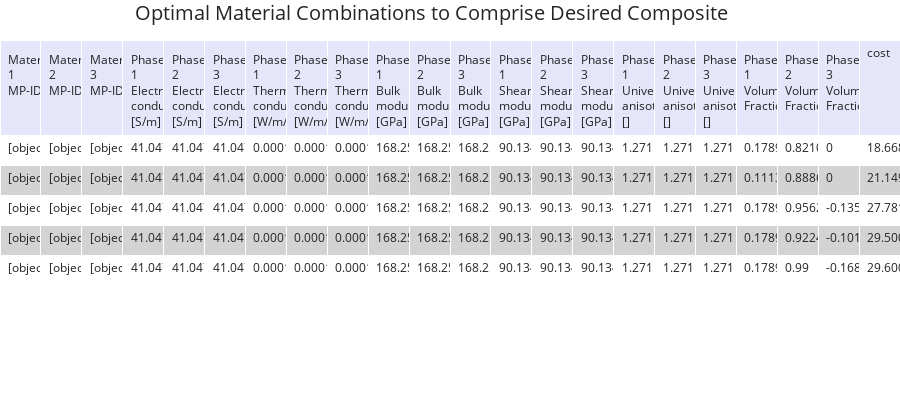
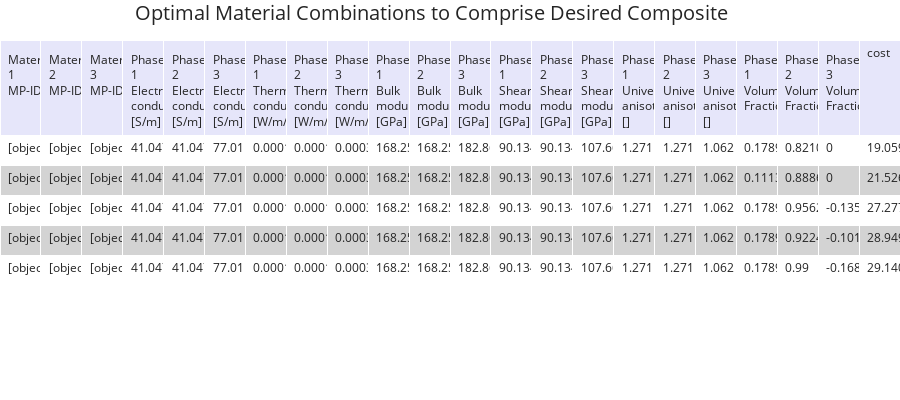
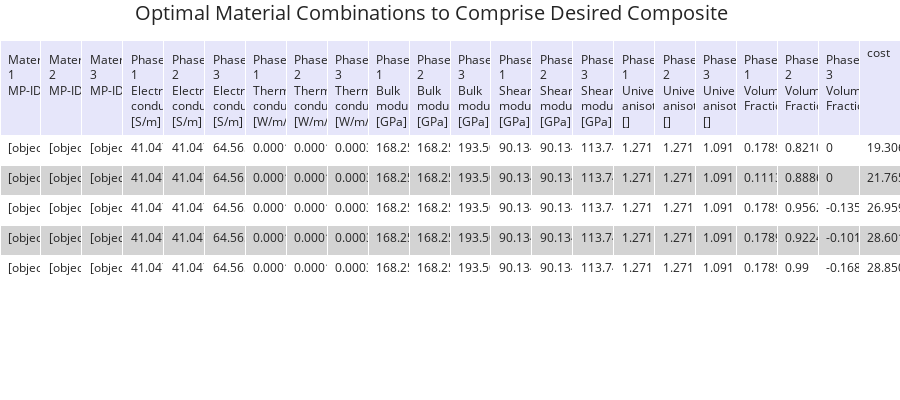
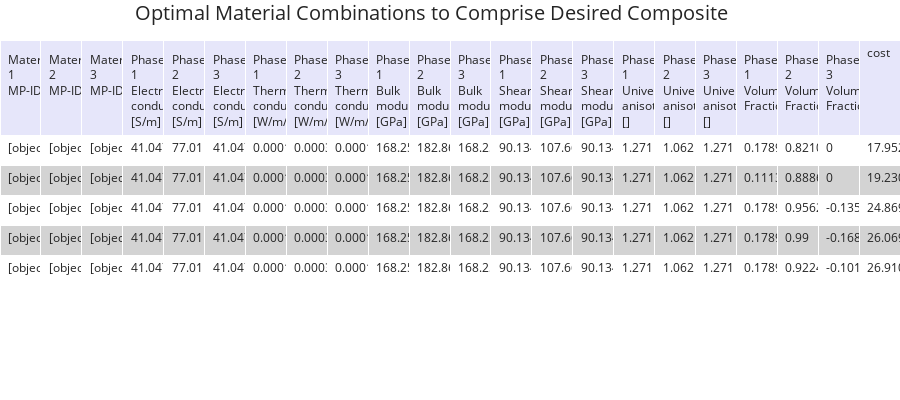

Write notebook code for charts like these, in order.
### Code cell
import os
import json
from datetime import datetime

# Directory where the files are located
directory = './'

# Function to get the latest consolidated dict file
def get_latest_consolidated_dict_file(directory):
    # List all files in the directory
    files = os.listdir(directory)
    
    # Filter out only the consolidated_dict files
    consolidated_files = [f for f in files if f.startswith('consolidated_dict_')]
    
    # Sort the files by date and time in the filename
    consolidated_files.sort(key=lambda x: datetime.strptime(x, 'consolidated_dict_%m_%d_%Y_%H_%M_%S'))
    
    # Return the latest file
    latest_file = consolidated_files[-1] if consolidated_files else None
    return latest_file

# Get the latest consolidated dict file
latest_file = get_latest_consolidated_dict_file(directory)

if latest_file:
    # Open the latest consolidated dict file
    with open(os.path.join(directory, latest_file), 'r') as f:
        consolidated_dict = json.load(f)
        print(f"Loaded consolidated_dict from {latest_file}")
else:
    print("No consolidated dict file found.")


HS.get_material_match_costs(matches_dict=matches_dict, consolidated_dict=consolidated_dict)

### Figure 1 — Plotly figure (JSON) as saved in the notebook; plotly's stock layout.template omitted (floating-point values rounded to 4 significant figures)
{"data": [{"cells": {"align": "left", "fill": {"color": [["white", "lightgrey", "white", "lightgrey", "white"]]}, "font": {"size": 12}, "height": 30, "values": [[{"mp-752826": {"bulk_modulus": 168.3, "elec_cond": 41.05, "shear_modulus": 90.13, "therm_cond": 0.000112, "universal_anisotropy": 1.271}}, {"mp-752826": {"bulk_modulus": 168.3, "elec_cond": 41.05, "shear_modulus": 90.13, "therm_cond": 0.000112, "universal_anisotropy": 1.271}}, {"mp-752826": {"bulk_modulus": 168.3, "elec_cond": 41.05, "shear_modulus": 90.13, "therm_cond": 0.000112, "universal_anisotropy": 1.271}}, {"mp-752826": {"bulk_modulus": 168.3, "elec_cond": 41.05, "shear_modulus": 90.13, "therm_cond": 0.000112, "universal_anisotropy": 1.271}}, {"mp-752826": {"bulk_modulus": 168.3, "elec_cond": 41.05, "shear_modulus": 90.13, "therm_cond": 0.000112, "universal_anisotropy": 1.271}}], [{"mp-752826": {"bulk_modulus": 168.3, "elec_cond": 41.05, "shear_modulus": 90.13, "therm_cond": 0.000112, "universal_anisotropy": 1.271}}, {"mp-752826": {"bulk_modulus": 168.3, "elec_cond": 41.05, "shear_modulus": 90.13, "therm_cond": 0.000112, "universal_anisotropy": 1.271}}, {"mp-752826": {"bulk_modulus": 168.3, "elec_cond": 41.05, "shear_modulus": 90.13, "therm_cond": 0.000112, "universal_anisotropy": 1.271}}, {"mp-752826": {"bulk_modulus": 168.3, "elec_cond": 41.05, "shear_modulus": 90.13, "therm_cond": 0.000112, "universal_anisotropy": 1.271}}, {"mp-752826": {"bulk_modulus": 168.3, "elec_cond": 41.05, "shear_modulus": 90.13, "therm_cond": 0.000112, "universal_anisotropy": 1.271}}], [{"mp-752826": {"bulk_modulus": 168.3, "elec_cond": 41.05, "shear_modulus": 90.13, "therm_cond": 0.000112, "universal_anisotropy": 1.271}}, {"mp-752826": {"bulk_modulus": 168.3, "elec_cond": 41.05, "shear_modulus": 90.13, "therm_cond": 0.000112, "universal_anisotropy": 1.271}}, {"mp-752826": {"bulk_modulus": 168.3, "elec_cond": 41.05, "shear_modulus": 90.13, "therm_cond": 0.000112, "universal_anisotropy": 1.271}}, {"mp-752826": {"bulk_modulus": 168.3, "elec_cond": 41.05, "shear_modulus": 90.13, "therm_cond": 0.000112, "universal_anisotropy": 1.271}}, {"mp-752826": {"bulk_modulus": 168.3, "elec_cond": 41.05, "shear_modulus": 90.13, "therm_cond": 0.000112, "universal_anisotropy": 1.271}}], [41.05, 41.05, 41.05, 41.05, 41.05], [41.05, 41.05, 41.05, 41.05, 41.05], [41.05, 41.05, 41.05, 41.05, 41.05], [0.000112, 0.000112, 0.000112, 0.000112, 0.000112], [0.000112, 0.000112, 0.000112, 0.000112, 0.000112], [0.000112, 0.000112, 0.000112, 0.000112, 0.000112], [168.3, 168.3, 168.3, 168.3, 168.3], [168.3, 168.3, 168.3, 168.3, 168.3], [168.3, 168.3, 168.3, 168.3, 168.3], [90.13, 90.13, 90.13, 90.13, 90.13], [90.13, 90.13, 90.13, 90.13, 90.13], [90.13, 90.13, 90.13, 90.13, 90.13], [1.271, 1.271, 1.271, 1.271, 1.271], [1.271, 1.271, 1.271, 1.271, 1.271], [1.271, 1.271, 1.271, 1.271, 1.271], [0.179, 0.1114, 0.179, 0.179, 0.179], [0.821, 0.8886, 0.9562, 0.9224, 0.99], [0, 0, -0.1352, -0.1014, -0.169], [18.67, 21.15, 27.78, 29.5, 29.6]]}, "columnwidth": 1000, "header": {"align": "left", "fill": {"color": "lavender"}, "font": {"size": 12}, "height": 30, "values": ["Material 1 MP-ID", "Material 2 MP-ID", "Material 3 MP-ID", "Phase 1 Electrical conductivity, [S/m]", "Phase 2 Electrical conductivity, [S/m]", "Phase 3 Electrical conductivity, [S/m]", "Phase 1 Thermal conductivity, [W/m/K]", "Phase 2 Thermal conductivity, [W/m/K]", "Phase 3 Thermal conductivity, [W/m/K]", "Phase 1 Bulk modulus, [GPa]", "Phase 2 Bulk modulus, [GPa]", "Phase 3 Bulk modulus, [GPa]", "Phase 1 Shear modulus, [GPa]", "Phase 2 Shear modulus, [GPa]", "Phase 3 Shear modulus, [GPa]", "Phase 1 Universal anisotropy, []", "Phase 2 Universal anisotropy, []", "Phase 3 Universal anisotropy, []", "Phase 1 Volume Fraction", "Phase 2 Volume Fraction", "Phase 3 Volume Fraction", "cost"]}, "type": "table"}], "layout": {"autosize": true, "height": 400, "margin": {"b": 0, "l": 0, "r": 0, "t": 40}, "title": {"font": {"size": 20}, "text": "Optimal Material Combinations to Comprise Desired Composite", "x": 0.15}}}

### Figure 2 — Plotly figure (JSON) as saved in the notebook; plotly's stock layout.template omitted (floating-point values rounded to 4 significant figures)
{"data": [{"cells": {"align": "left", "fill": {"color": [["white", "lightgrey", "white", "lightgrey", "white"]]}, "font": {"size": 12}, "height": 30, "values": [[{"mp-752826": {"bulk_modulus": 168.3, "elec_cond": 41.05, "shear_modulus": 90.13, "therm_cond": 0.000112, "universal_anisotropy": 1.271}}, {"mp-752826": {"bulk_modulus": 168.3, "elec_cond": 41.05, "shear_modulus": 90.13, "therm_cond": 0.000112, "universal_anisotropy": 1.271}}, {"mp-752826": {"bulk_modulus": 168.3, "elec_cond": 41.05, "shear_modulus": 90.13, "therm_cond": 0.000112, "universal_anisotropy": 1.271}}, {"mp-752826": {"bulk_modulus": 168.3, "elec_cond": 41.05, "shear_modulus": 90.13, "therm_cond": 0.000112, "universal_anisotropy": 1.271}}, {"mp-752826": {"bulk_modulus": 168.3, "elec_cond": 41.05, "shear_modulus": 90.13, "therm_cond": 0.000112, "universal_anisotropy": 1.271}}], [{"mp-752826": {"bulk_modulus": 168.3, "elec_cond": 41.05, "shear_modulus": 90.13, "therm_cond": 0.000112, "universal_anisotropy": 1.271}}, {"mp-752826": {"bulk_modulus": 168.3, "elec_cond": 41.05, "shear_modulus": 90.13, "therm_cond": 0.000112, "universal_anisotropy": 1.271}}, {"mp-752826": {"bulk_modulus": 168.3, "elec_cond": 41.05, "shear_modulus": 90.13, "therm_cond": 0.000112, "universal_anisotropy": 1.271}}, {"mp-752826": {"bulk_modulus": 168.3, "elec_cond": 41.05, "shear_modulus": 90.13, "therm_cond": 0.000112, "universal_anisotropy": 1.271}}, {"mp-752826": {"bulk_modulus": 168.3, "elec_cond": 41.05, "shear_modulus": 90.13, "therm_cond": 0.000112, "universal_anisotropy": 1.271}}], [{"mp-3536": {"bulk_modulus": 182.9, "elec_cond": 77.01, "shear_modulus": 107.7, "therm_cond": 0.0003169, "universal_anisotropy": 1.062}}, {"mp-3536": {"bulk_modulus": 182.9, "elec_cond": 77.01, "shear_modulus": 107.7, "therm_cond": 0.0003169, "universal_anisotropy": 1.062}}, {"mp-3536": {"bulk_modulus": 182.9, "elec_cond": 77.01, "shear_modulus": 107.7, "therm_cond": 0.0003169, "universal_anisotropy": 1.062}}, {"mp-3536": {"bulk_modulus": 182.9, "elec_cond": 77.01, "shear_modulus": 107.7, "therm_cond": 0.0003169, "universal_anisotropy": 1.062}}, {"mp-3536": {"bulk_modulus": 182.9, "elec_cond": 77.01, "shear_modulus": 107.7, "therm_cond": 0.0003169, "universal_anisotropy": 1.062}}], [41.05, 41.05, 41.05, 41.05, 41.05], [41.05, 41.05, 41.05, 41.05, 41.05], [77.01, 77.01, 77.01, 77.01, 77.01], [0.000112, 0.000112, 0.000112, 0.000112, 0.000112], [0.000112, 0.000112, 0.000112, 0.000112, 0.000112], [0.0003169, 0.0003169, 0.0003169, 0.0003169, 0.0003169], [168.3, 168.3, 168.3, 168.3, 168.3], [168.3, 168.3, 168.3, 168.3, 168.3], [182.9, 182.9, 182.9, 182.9, 182.9], [90.13, 90.13, 90.13, 90.13, 90.13], [90.13, 90.13, 90.13, 90.13, 90.13], [107.7, 107.7, 107.7, 107.7, 107.7], [1.271, 1.271, 1.271, 1.271, 1.271], [1.271, 1.271, 1.271, 1.271, 1.271], [1.062, 1.062, 1.062, 1.062, 1.062], [0.179, 0.1114, 0.179, 0.179, 0.179], [0.821, 0.8886, 0.9562, 0.9224, 0.99], [0, 0, -0.1352, -0.1014, -0.169], [19.06, 21.53, 27.28, 28.95, 29.14]]}, "columnwidth": 1000, "header": {"align": "left", "fill": {"color": "lavender"}, "font": {"size": 12}, "height": 30, "values": ["Material 1 MP-ID", "Material 2 MP-ID", "Material 3 MP-ID", "Phase 1 Electrical conductivity, [S/m]", "Phase 2 Electrical conductivity, [S/m]", "Phase 3 Electrical conductivity, [S/m]", "Phase 1 Thermal conductivity, [W/m/K]", "Phase 2 Thermal conductivity, [W/m/K]", "Phase 3 Thermal conductivity, [W/m/K]", "Phase 1 Bulk modulus, [GPa]", "Phase 2 Bulk modulus, [GPa]", "Phase 3 Bulk modulus, [GPa]", "Phase 1 Shear modulus, [GPa]", "Phase 2 Shear modulus, [GPa]", "Phase 3 Shear modulus, [GPa]", "Phase 1 Universal anisotropy, []", "Phase 2 Universal anisotropy, []", "Phase 3 Universal anisotropy, []", "Phase 1 Volume Fraction", "Phase 2 Volume Fraction", "Phase 3 Volume Fraction", "cost"]}, "type": "table"}], "layout": {"autosize": true, "height": 400, "margin": {"b": 0, "l": 0, "r": 0, "t": 40}, "title": {"font": {"size": 20}, "text": "Optimal Material Combinations to Comprise Desired Composite", "x": 0.15}}}

### Figure 3 — Plotly figure (JSON) as saved in the notebook; plotly's stock layout.template omitted (floating-point values rounded to 4 significant figures)
{"data": [{"cells": {"align": "left", "fill": {"color": [["white", "lightgrey", "white", "lightgrey", "white"]]}, "font": {"size": 12}, "height": 30, "values": [[{"mp-752826": {"bulk_modulus": 168.3, "elec_cond": 41.05, "shear_modulus": 90.13, "therm_cond": 0.000112, "universal_anisotropy": 1.271}}, {"mp-752826": {"bulk_modulus": 168.3, "elec_cond": 41.05, "shear_modulus": 90.13, "therm_cond": 0.000112, "universal_anisotropy": 1.271}}, {"mp-752826": {"bulk_modulus": 168.3, "elec_cond": 41.05, "shear_modulus": 90.13, "therm_cond": 0.000112, "universal_anisotropy": 1.271}}, {"mp-752826": {"bulk_modulus": 168.3, "elec_cond": 41.05, "shear_modulus": 90.13, "therm_cond": 0.000112, "universal_anisotropy": 1.271}}, {"mp-752826": {"bulk_modulus": 168.3, "elec_cond": 41.05, "shear_modulus": 90.13, "therm_cond": 0.000112, "universal_anisotropy": 1.271}}], [{"mp-752826": {"bulk_modulus": 168.3, "elec_cond": 41.05, "shear_modulus": 90.13, "therm_cond": 0.000112, "universal_anisotropy": 1.271}}, {"mp-752826": {"bulk_modulus": 168.3, "elec_cond": 41.05, "shear_modulus": 90.13, "therm_cond": 0.000112, "universal_anisotropy": 1.271}}, {"mp-752826": {"bulk_modulus": 168.3, "elec_cond": 41.05, "shear_modulus": 90.13, "therm_cond": 0.000112, "universal_anisotropy": 1.271}}, {"mp-752826": {"bulk_modulus": 168.3, "elec_cond": 41.05, "shear_modulus": 90.13, "therm_cond": 0.000112, "universal_anisotropy": 1.271}}, {"mp-752826": {"bulk_modulus": 168.3, "elec_cond": 41.05, "shear_modulus": 90.13, "therm_cond": 0.000112, "universal_anisotropy": 1.271}}], [{"mp-5924": {"bulk_modulus": 193.5, "elec_cond": 64.57, "shear_modulus": 113.7, "therm_cond": 0.0003002, "universal_anisotropy": 1.091}}, {"mp-5924": {"bulk_modulus": 193.5, "elec_cond": 64.57, "shear_modulus": 113.7, "therm_cond": 0.0003002, "universal_anisotropy": 1.091}}, {"mp-5924": {"bulk_modulus": 193.5, "elec_cond": 64.57, "shear_modulus": 113.7, "therm_cond": 0.0003002, "universal_anisotropy": 1.091}}, {"mp-5924": {"bulk_modulus": 193.5, "elec_cond": 64.57, "shear_modulus": 113.7, "therm_cond": 0.0003002, "universal_anisotropy": 1.091}}, {"mp-5924": {"bulk_modulus": 193.5, "elec_cond": 64.57, "shear_modulus": 113.7, "therm_cond": 0.0003002, "universal_anisotropy": 1.091}}], [41.05, 41.05, 41.05, 41.05, 41.05], [41.05, 41.05, 41.05, 41.05, 41.05], [64.57, 64.57, 64.57, 64.57, 64.57], [0.000112, 0.000112, 0.000112, 0.000112, 0.000112], [0.000112, 0.000112, 0.000112, 0.000112, 0.000112], [0.0003002, 0.0003002, 0.0003002, 0.0003002, 0.0003002], [168.3, 168.3, 168.3, 168.3, 168.3], [168.3, 168.3, 168.3, 168.3, 168.3], [193.5, 193.5, 193.5, 193.5, 193.5], [90.13, 90.13, 90.13, 90.13, 90.13], [90.13, 90.13, 90.13, 90.13, 90.13], [113.7, 113.7, 113.7, 113.7, 113.7], [1.271, 1.271, 1.271, 1.271, 1.271], [1.271, 1.271, 1.271, 1.271, 1.271], [1.091, 1.091, 1.091, 1.091, 1.091], [0.179, 0.1114, 0.179, 0.179, 0.179], [0.821, 0.8886, 0.9562, 0.9224, 0.99], [0, 0, -0.1352, -0.1014, -0.169], [19.31, 21.77, 26.96, 28.6, 28.85]]}, "columnwidth": 1000, "header": {"align": "left", "fill": {"color": "lavender"}, "font": {"size": 12}, "height": 30, "values": ["Material 1 MP-ID", "Material 2 MP-ID", "Material 3 MP-ID", "Phase 1 Electrical conductivity, [S/m]", "Phase 2 Electrical conductivity, [S/m]", "Phase 3 Electrical conductivity, [S/m]", "Phase 1 Thermal conductivity, [W/m/K]", "Phase 2 Thermal conductivity, [W/m/K]", "Phase 3 Thermal conductivity, [W/m/K]", "Phase 1 Bulk modulus, [GPa]", "Phase 2 Bulk modulus, [GPa]", "Phase 3 Bulk modulus, [GPa]", "Phase 1 Shear modulus, [GPa]", "Phase 2 Shear modulus, [GPa]", "Phase 3 Shear modulus, [GPa]", "Phase 1 Universal anisotropy, []", "Phase 2 Universal anisotropy, []", "Phase 3 Universal anisotropy, []", "Phase 1 Volume Fraction", "Phase 2 Volume Fraction", "Phase 3 Volume Fraction", "cost"]}, "type": "table"}], "layout": {"autosize": true, "height": 400, "margin": {"b": 0, "l": 0, "r": 0, "t": 40}, "title": {"font": {"size": 20}, "text": "Optimal Material Combinations to Comprise Desired Composite", "x": 0.15}}}

### Figure 4 — Plotly figure (JSON) as saved in the notebook; plotly's stock layout.template omitted (floating-point values rounded to 4 significant figures)
{"data": [{"cells": {"align": "left", "fill": {"color": [["white", "lightgrey", "white", "lightgrey", "white"]]}, "font": {"size": 12}, "height": 30, "values": [[{"mp-752826": {"bulk_modulus": 168.3, "elec_cond": 41.05, "shear_modulus": 90.13, "therm_cond": 0.000112, "universal_anisotropy": 1.271}}, {"mp-752826": {"bulk_modulus": 168.3, "elec_cond": 41.05, "shear_modulus": 90.13, "therm_cond": 0.000112, "universal_anisotropy": 1.271}}, {"mp-752826": {"bulk_modulus": 168.3, "elec_cond": 41.05, "shear_modulus": 90.13, "therm_cond": 0.000112, "universal_anisotropy": 1.271}}, {"mp-752826": {"bulk_modulus": 168.3, "elec_cond": 41.05, "shear_modulus": 90.13, "therm_cond": 0.000112, "universal_anisotropy": 1.271}}, {"mp-752826": {"bulk_modulus": 168.3, "elec_cond": 41.05, "shear_modulus": 90.13, "therm_cond": 0.000112, "universal_anisotropy": 1.271}}], [{"mp-3536": {"bulk_modulus": 182.9, "elec_cond": 77.01, "shear_modulus": 107.7, "therm_cond": 0.0003169, "universal_anisotropy": 1.062}}, {"mp-3536": {"bulk_modulus": 182.9, "elec_cond": 77.01, "shear_modulus": 107.7, "therm_cond": 0.0003169, "universal_anisotropy": 1.062}}, {"mp-3536": {"bulk_modulus": 182.9, "elec_cond": 77.01, "shear_modulus": 107.7, "therm_cond": 0.0003169, "universal_anisotropy": 1.062}}, {"mp-3536": {"bulk_modulus": 182.9, "elec_cond": 77.01, "shear_modulus": 107.7, "therm_cond": 0.0003169, "universal_anisotropy": 1.062}}, {"mp-3536": {"bulk_modulus": 182.9, "elec_cond": 77.01, "shear_modulus": 107.7, "therm_cond": 0.0003169, "universal_anisotropy": 1.062}}], [{"mp-752826": {"bulk_modulus": 168.3, "elec_cond": 41.05, "shear_modulus": 90.13, "therm_cond": 0.000112, "universal_anisotropy": 1.271}}, {"mp-752826": {"bulk_modulus": 168.3, "elec_cond": 41.05, "shear_modulus": 90.13, "therm_cond": 0.000112, "universal_anisotropy": 1.271}}, {"mp-752826": {"bulk_modulus": 168.3, "elec_cond": 41.05, "shear_modulus": 90.13, "therm_cond": 0.000112, "universal_anisotropy": 1.271}}, {"mp-752826": {"bulk_modulus": 168.3, "elec_cond": 41.05, "shear_modulus": 90.13, "therm_cond": 0.000112, "universal_anisotropy": 1.271}}, {"mp-752826": {"bulk_modulus": 168.3, "elec_cond": 41.05, "shear_modulus": 90.13, "therm_cond": 0.000112, "universal_anisotropy": 1.271}}], [41.05, 41.05, 41.05, 41.05, 41.05], [77.01, 77.01, 77.01, 77.01, 77.01], [41.05, 41.05, 41.05, 41.05, 41.05], [0.000112, 0.000112, 0.000112, 0.000112, 0.000112], [0.0003169, 0.0003169, 0.0003169, 0.0003169, 0.0003169], [0.000112, 0.000112, 0.000112, 0.000112, 0.000112], [168.3, 168.3, 168.3, 168.3, 168.3], [182.9, 182.9, 182.9, 182.9, 182.9], [168.3, 168.3, 168.3, 168.3, 168.3], [90.13, 90.13, 90.13, 90.13, 90.13], [107.7, 107.7, 107.7, 107.7, 107.7], [90.13, 90.13, 90.13, 90.13, 90.13], [1.271, 1.271, 1.271, 1.271, 1.271], [1.062, 1.062, 1.062, 1.062, 1.062], [1.271, 1.271, 1.271, 1.271, 1.271], [0.179, 0.1114, 0.179, 0.179, 0.179], [0.821, 0.8886, 0.9562, 0.99, 0.9224], [0, 0, -0.1352, -0.169, -0.1014], [17.95, 19.23, 24.87, 26.07, 26.91]]}, "columnwidth": 1000, "header": {"align": "left", "fill": {"color": "lavender"}, "font": {"size": 12}, "height": 30, "values": ["Material 1 MP-ID", "Material 2 MP-ID", "Material 3 MP-ID", "Phase 1 Electrical conductivity, [S/m]", "Phase 2 Electrical conductivity, [S/m]", "Phase 3 Electrical conductivity, [S/m]", "Phase 1 Thermal conductivity, [W/m/K]", "Phase 2 Thermal conductivity, [W/m/K]", "Phase 3 Thermal conductivity, [W/m/K]", "Phase 1 Bulk modulus, [GPa]", "Phase 2 Bulk modulus, [GPa]", "Phase 3 Bulk modulus, [GPa]", "Phase 1 Shear modulus, [GPa]", "Phase 2 Shear modulus, [GPa]", "Phase 3 Shear modulus, [GPa]", "Phase 1 Universal anisotropy, []", "Phase 2 Universal anisotropy, []", "Phase 3 Universal anisotropy, []", "Phase 1 Volume Fraction", "Phase 2 Volume Fraction", "Phase 3 Volume Fraction", "cost"]}, "type": "table"}], "layout": {"autosize": true, "height": 400, "margin": {"b": 0, "l": 0, "r": 0, "t": 40}, "title": {"font": {"size": 20}, "text": "Optimal Material Combinations to Comprise Desired Composite", "x": 0.15}}}
